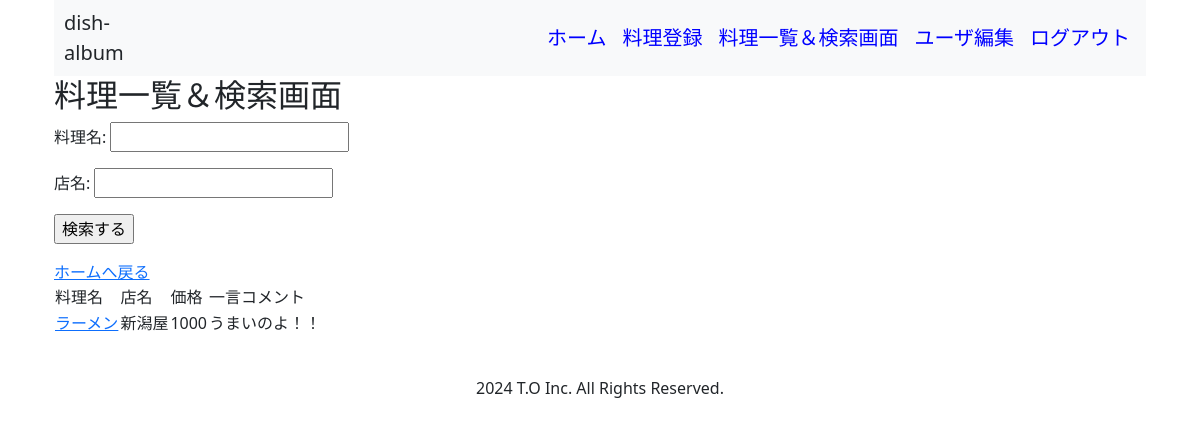
Page /dish_album/dish_list/ (signed in) on the committed database.
### dishapp/models.py (models this page shows, shortened)
class Dishes(models.Model):
    dish_name = models.CharField(max_length=255)
    picture = models.ImageField(null=True, upload_to='picture/', validators=[validate_image_file])
    comment = models.CharField(max_length=1000)
    shop_name = models.CharField(max_length=255)
    price = models.PositiveIntegerField()
    create_at = models.DateTimeField(auto_now_add=True)
    update_at = models.DateTimeField(auto_now=True)
    user_id = models.ForeignKey(
        Users, on_delete=models.CASCADE
    )
    class Meta:
        db_table = 'dishes'

### dishapp/views.py (the view)
# urls.py: path('dish_list/', DishListView.as_view(), name='dish_list'),
class DishListView(LoginRequiredMixin, ListView):
    model = Dishes
    template_name = os.path.join('dish_album', 'dish_list.html')
    def get_queryset(self):
        queryset = Dishes.objects.filter(user_id = self.request.user)
        search_dish_name = self.request.GET.get('dish_name')#getの中身は、dish_list.htmlのinputタグのnameが入る
        search_shop_name = self.request.GET.get('shop_name')
        if search_dish_name:
            queryset = queryset.filter(dish_name__icontains=search_dish_name)
        if search_shop_name:
            queryset = queryset.filter(shop_name__icontains=search_shop_name)
        return queryset
    def get_context_data(self, **kwargs):
        context = super().get_context_data(**kwargs)
        context['dish_name'] = self.request.GET.get('dish_name', '')
        context['shop_name'] = self.request.GET.get('shop_name', '')
        context['mydish'] = Dishes.objects.filter(user_id = self.request.user)
        return context

### templates/dish_album/dish_list.html (shortened to what this page needs)
{% extends 'base.html' %}
{% block content %}
 <div class="container">
    <h2>料理一覧＆検索画面</h2>
    <form action="" method="get">
        <p>料理名: <input type="text" name="dish_name" value="{{ dish_name }}"></p>
        <p>店名: <input type="text" name="shop_name" value="{{ shop_name }}"></p>
        <p><input type="submit" value="検索する"></p>
    </form>
    <a href="{% url 'dishapp:dish_home'%}">ホームへ戻る</a>
    <table>
        {% if mydish %}
        <thead>
            <tr>
                <td>料理名</td>
                <td>店名</td>
                <td>価格</td>
                <td>一言コメント</td>
            </tr>
        </thead>
        <tbody>
            {% for dish in object_list %}
            <tr>
                <td><a href="{% url 'dishapp:dish_detail' pk=dish.pk %}">{{ dish.dish_name }}</a></td>
                <td>{{ dish.shop_name }}</td>
                <td>{{ dish.price }}</td>
                <td>{{ dish.comment }}</td>
            </tr>
            {% endfor %}
        {% else %}
            <tr>
                <td>何も料理を登録していません。</td>
            </tr>
        {% endif %}
        </tbody>
    </table>
 </div>
{% endblock content %}

### rows in the picture
Dishes: dish_name "ラーメン", shop_name "新潟屋", price "1000", comment "うまいのよ！！"
